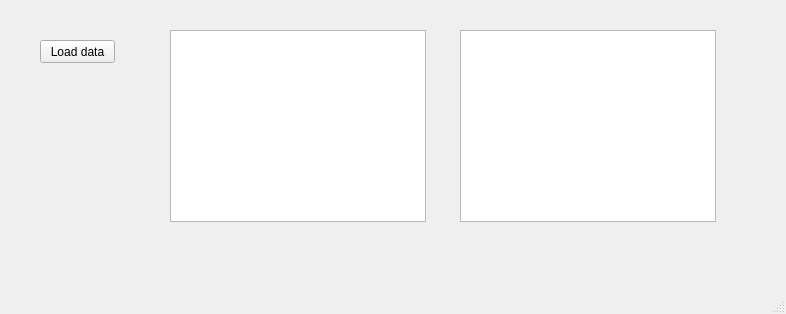
<?xml version="1.0" encoding="UTF-8"?>
<ui version="4.0">
 <class>MainWindow</class>
 <widget class="QMainWindow" name="MainWindow">
  <property name="geometry">
   <rect>
    <x>0</x>
    <y>0</y>
    <width>786</width>
    <height>314</height>
   </rect>
  </property>
  <property name="windowTitle">
   <string>MainWindow</string>
  </property>
  <widget class="QWidget" name="centralwidget">
   <widget class="QPushButton" name="loadButton">
    <property name="geometry">
     <rect>
      <x>40</x>
      <y>40</y>
      <width>75</width>
      <height>23</height>
     </rect>
    </property>
    <property name="text">
     <string>Load data</string>
    </property>
   </widget>
   <widget class="PlotWidget" name="timeDomain">
    <property name="geometry">
     <rect>
      <x>170</x>
      <y>30</y>
      <width>256</width>
      <height>192</height>
     </rect>
    </property>
   </widget>
   <widget class="PlotWidget" name="distanceDomain">
    <property name="geometry">
     <rect>
      <x>460</x>
      <y>30</y>
      <width>256</width>
      <height>192</height>
     </rect>
    </property>
   </widget>
  </widget>
  <widget class="QMenuBar" name="menubar">
   <property name="geometry">
    <rect>
     <x>0</x>
     <y>0</y>
     <width>786</width>
     <height>21</height>
    </rect>
   </property>
  </widget>
  <widget class="QStatusBar" name="statusbar"/>
 </widget>
 <customwidgets>
  <customwidget>
   <class>PlotWidget</class>
   <extends>QGraphicsView</extends>
   <header>pyqtgraph</header>
  </customwidget>
 </customwidgets>
 <resources/>
 <connections/>
</ui>
